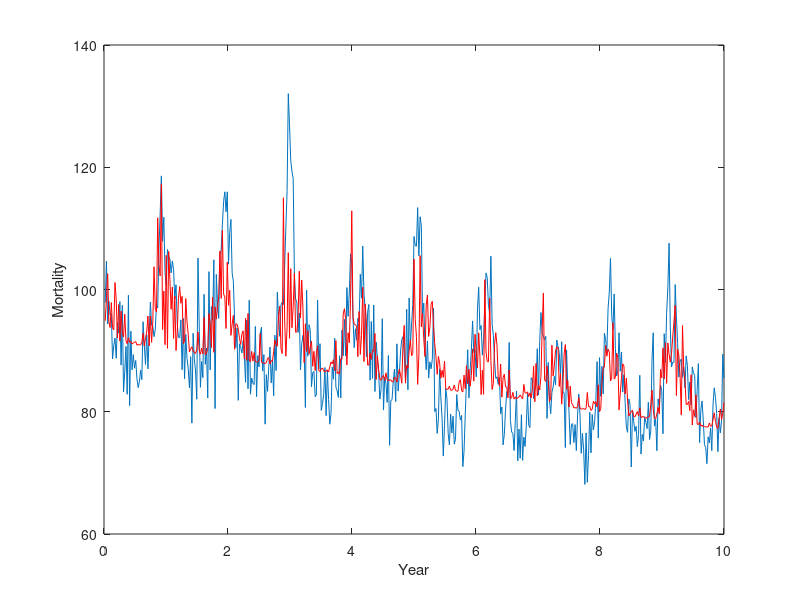

Write MATLAB code to recreate this figure.
%compute coefficients for model 2.4 in Shumway
%to reproduce third line of table 2.2

M =load('shumway_datasets/cmort_series.txt');
T =load('shumway_datasets/tempr_series.txt');

T= T - mean(T);

%model 1
q = 4;
k=q;
n = numel(M);
t = ((1:n)*10/n)';
plot(t,M);
xlabel('Year'); ylabel('Mortality'); 

Z = [ones(1,n);    %matrix of inputs
       t';
       T';
       (T.^2)']';

beta = (Z'*Z)\(Z'*M);
f = beta(1) + beta(2)*t + beta(3)*T + beta(4)*T.^2;
hold on;
plot(t,f,'r');
SSE= ((M-f)'*(M-f));  %sum of square errors
MSE = SSE/(n-q);     %unbiased mean of SE
SSE1 = (M-mean(M))'*(M-mean(M));
R2 = (SSE1 - SSE)/SSE1;
sigma2 = SSE/n;
AIC = log(sigma2) + (n+2*k)/n;
BIC = log(sigma2) + k*log(n)/n;
